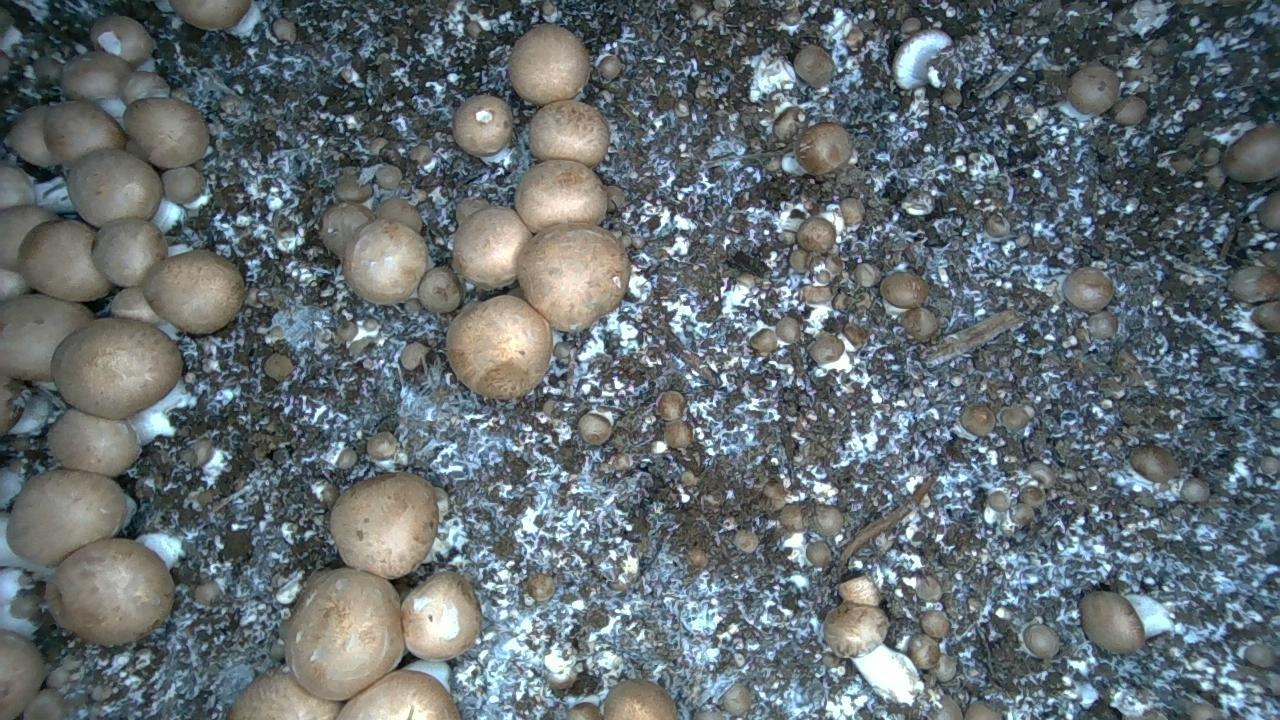
#> input picture image2.jpg, 1280 x 720 px
$ python -i predict.py   (imports and definitions only)
#> lines starting #> are read from the running program, lines starting #| are printed output that depends on the picture
"""
YOLO інференція з попередньою обробкою зображень

Підтримує:
 - одиночний файл або папку зображень
 - вказівку шляху до моделі
 - налаштування порогу конфіденції
 - попередню обробку (Гаус, контраст, яскравість)
 - збереження розмитих результатів з детекцією
"""
from pathlib import Path
import argparse
import sys
import cv2
import numpy as np
from ultralytics import YOLO

# [14 lines left out: function parse_args, not called in this run]

def preprocess_image(image, blur_kernel=5, contrast=1.2, brightness=10, equalize=False):
    """Попередня обробка зображення"""
    if image is None or image.size == 0:
        return image

    # 1️⃣ Гаусів фільтр
    if blur_kernel > 1 and blur_kernel % 2 == 1:
        image = cv2.GaussianBlur(image, (blur_kernel, blur_kernel), 0)
        print(f"   ✓ Застосовано Гаусів фільтр (kernel={blur_kernel})")

    # 2️⃣ CLAHE
    if equalize:
        lab = cv2.cvtColor(image, cv2.COLOR_BGR2LAB)
        l, a, b = cv2.split(lab)
        clahe = cv2.createCLAHE(clipLimit=3.0, tileGridSize=(8, 8))
        l = clahe.apply(l)
        lab = cv2.merge([l, a, b])
        image = cv2.cvtColor(lab, cv2.COLOR_LAB2BGR)
        print(f"   ✓ Застосовано CLAHE")

    # 3️⃣ Контраст та яскравість
    if contrast != 1.0 or brightness != 0:
        image = cv2.convertScaleAbs(image, alpha=contrast, beta=brightness)
        print(f"   ✓ Контраст={contrast}, Яскравість={brightness}")

    return image

# [152 lines left out: functions save_image, draw_boxes_on_image, main, not called in this run]

# [2 lines not run here, left out]
# ...existing code...

>>> import cv2
>>> picture = cv2.imread('image2.jpg')
#> picture is the input picture: shape (720, 1280, 3); mean B, G, R 113.6, 109.3, 99.8
>>> result = preprocess_image(picture)
#> in preprocess_image, `image = cv2.convertScaleAbs(image, alpha=contrast, beta=brightness)`:
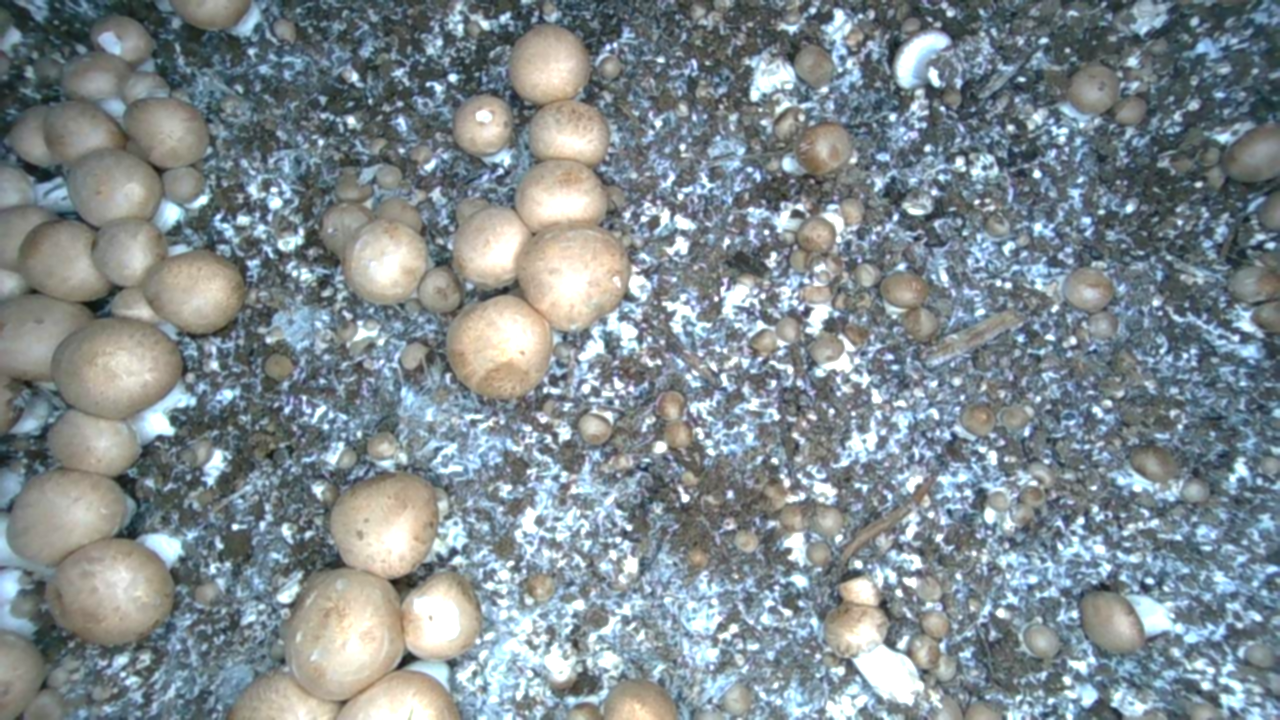
#> image: shape (720, 1280, 3); mean of channels 0, 1, 2 144.9, 140.1, 129.1; drawn as B, G, R

$ run again, on image3.jpg
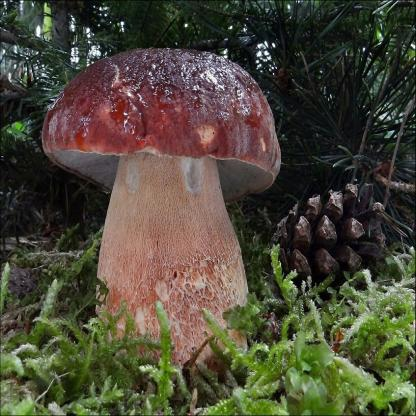
#> input picture image3.jpg, 416 x 416 px
#> picture is the input picture: shape (416, 416, 3); mean B, G, R 56.2, 72.2, 75.8
#> in preprocess_image, `image = cv2.GaussianBlur(image, (blur_kernel, blur_kernel), 0)`:
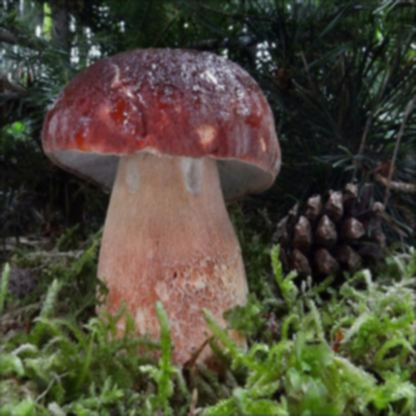
#> image: shape (416, 416, 3); mean of channels 0, 1, 2 56.3, 72.3, 75.9; drawn as B, G, R
#> in preprocess_image, `image = cv2.convertScaleAbs(image, alpha=contrast, beta=brightness)`:
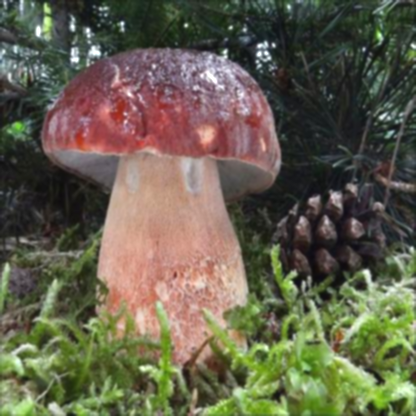
#> image: shape (416, 416, 3); mean of channels 0, 1, 2 77.5, 96.8, 101.1; drawn as B, G, R

$ run again, on image4.jpg
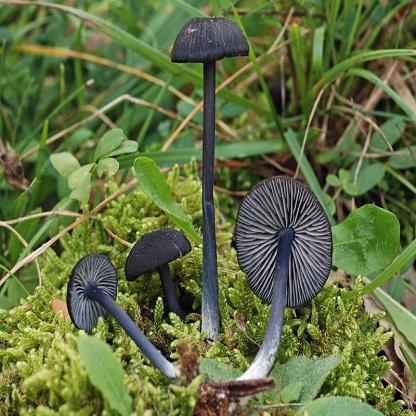
#> input picture image4.jpg, 416 x 416 px
#> picture is the input picture: shape (416, 416, 3); mean B, G, R 65.1, 111.8, 98
#> in preprocess_image, `image = cv2.GaussianBlur(image, (blur_kernel, blur_kernel), 0)`:
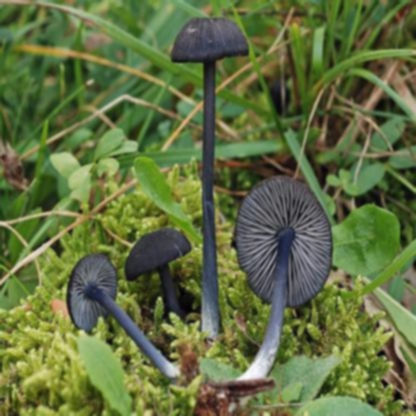
#> image: shape (416, 416, 3); mean of channels 0, 1, 2 65.1, 111.8, 98; drawn as B, G, R
#> in preprocess_image, `image = cv2.convertScaleAbs(image, alpha=contrast, beta=brightness)`:
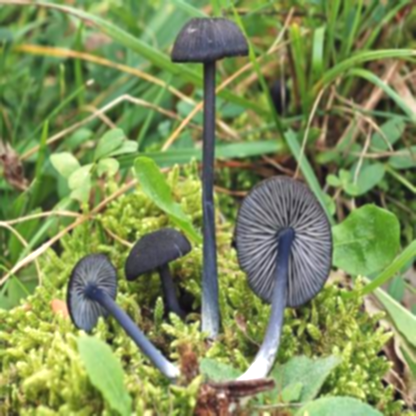
#> image: shape (416, 416, 3); mean of channels 0, 1, 2 88, 144, 127.5; drawn as B, G, R

$ run again, on 0015_koxxuWlLofc_jpg.rf.3dae3b1a1b18aea2ca1a0eb88e79cf70.jpg
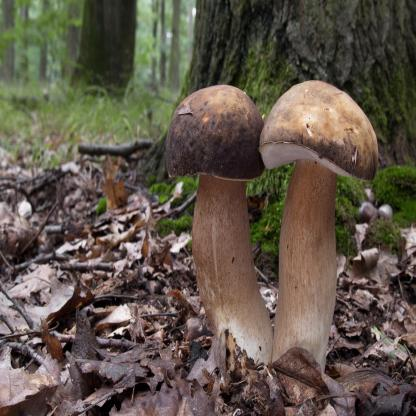
#> input picture 0015_koxxuWlLofc_jpg.rf.3dae3b1a1b18aea2ca1a0eb88e79cf70.jpg, 416 x 416 px
#> picture is the input picture: shape (416, 416, 3); mean B, G, R 74.1, 86, 96
#> in preprocess_image, `image = cv2.GaussianBlur(image, (blur_kernel, blur_kernel), 0)`:
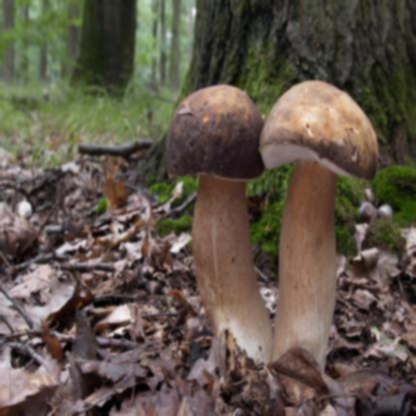
#> image: shape (416, 416, 3); mean of channels 0, 1, 2 74.1, 86, 96; drawn as B, G, R
#> in preprocess_image, `image = cv2.convertScaleAbs(image, alpha=contrast, beta=brightness)`:
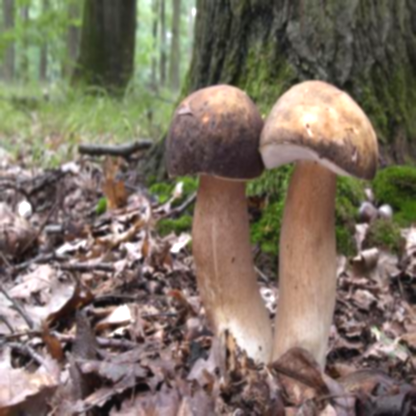
#> image: shape (416, 416, 3); mean of channels 0, 1, 2 98.8, 113.1, 124.9; drawn as B, G, R
